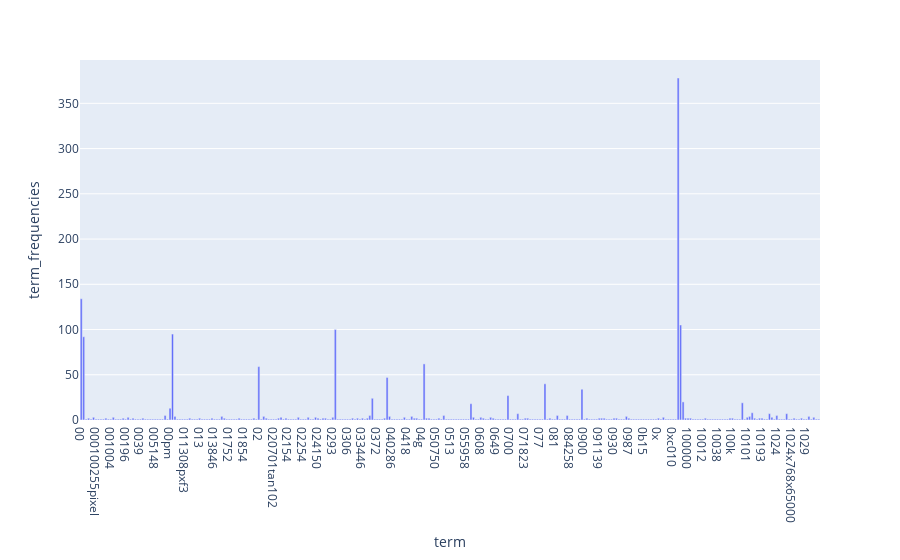

The notebook cell this image was saved under:
### Markdown cell above
### Exercise 13

### Code cell
# Answer here
df = pd.DataFrame()
df['term_frequencies'] = term_frequencies[:300]
df['term'] = count_vect.get_feature_names_out()[:300]
fig = px.bar(df, x='term', y='term_frequencies')
fig.show()

### Figure 1 — Plotly figure (JSON) as saved in the notebook; plotly's stock layout.template omitted (floating-point values rounded to 4 significant figures; data arrays with more than 128 entries replaced by an {"elided": "..."} marker saying what was removed)
{"data": [{"alignmentgroup": "True", "hovertemplate": "term=%{x}<br>term_frequencies=%{y}<extra></extra>", "legendgroup": "", "marker": {"color": "#636efa", "pattern": {"shape": ""}}, "name": "", "offsetgroup": "", "orientation": "v", "showlegend": false, "textposition": "auto", "type": "bar", "x": {"elided": "300 str values"}, "xaxis": "x", "y": {"elided": "300 int values"}, "yaxis": "y"}], "layout": {"barmode": "relative", "legend": {"tracegroupgap": 0}, "margin": {"t": 60}, "xaxis": {"anchor": "y", "domain": [0, 1], "title": {"text": "term"}}, "yaxis": {"anchor": "x", "domain": [0, 1], "title": {"text": "term_frequencies"}}}}
